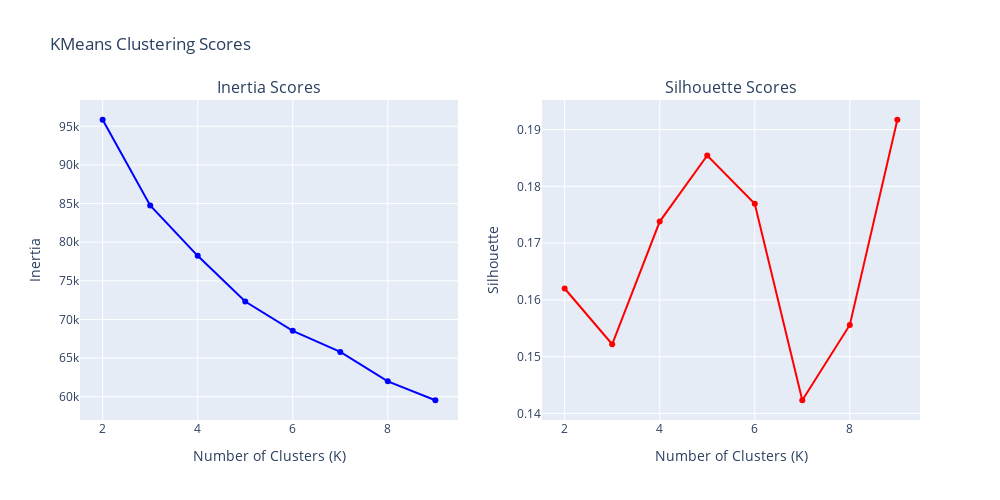

Notebook source saved alongside this figure:
### Code cell
scaled_df2_copy = scale_features(df2_copy)

# Define k_range
k_range = range(2, 10)

# Calculate KMeans scores using the scaled copy of the dataframe
inertias, silhouettes = calculate_kmeans_score(scaled_df2_copy, k_range)

# Plot the scores using Plotly
plot_kmeans_scores(k_range, inertias, silhouettes)

### Figure 1 — Plotly figure (JSON) as saved in the notebook; plotly's stock layout.template omitted (floating-point values rounded to 4 significant figures)
{"data": [{"line": {"color": "blue"}, "marker": {"color": "blue"}, "mode": "lines+markers", "name": "Inertia", "type": "scatter", "x": [2, 3, 4, 5, 6, 7, 8, 9], "xaxis": "x", "y": [95850.0, 84750.0, 78240.0, 72320.0, 68520.0, 65800.0, 61980.0, 59540.0], "yaxis": "y"}, {"line": {"color": "red"}, "marker": {"color": "red"}, "mode": "lines+markers", "name": "Silhouettes", "type": "scatter", "x": [2, 3, 4, 5, 6, 7, 8, 9], "xaxis": "x2", "y": [0.162, 0.1522, 0.1738, 0.1854, 0.1769, 0.1423, 0.1556, 0.1917], "yaxis": "y2"}], "layout": {"annotations": [{"font": {"size": 16}, "showarrow": false, "text": "Inertia Scores", "x": 0.225, "xanchor": "center", "xref": "paper", "y": 1, "yanchor": "bottom", "yref": "paper"}, {"font": {"size": 16}, "showarrow": false, "text": "Silhouette Scores", "x": 0.775, "xanchor": "center", "xref": "paper", "y": 1, "yanchor": "bottom", "yref": "paper"}], "height": 500, "showlegend": false, "title": {"text": "KMeans Clustering Scores"}, "width": 1000, "xaxis": {"anchor": "y", "domain": [0, 0.45], "title": {"text": "Number of Clusters (K)"}}, "xaxis2": {"anchor": "y2", "domain": [0.55, 1], "title": {"text": "Number of Clusters (K)"}}, "yaxis": {"anchor": "x", "domain": [0, 1], "title": {"text": "Inertia"}}, "yaxis2": {"anchor": "x2", "domain": [0, 1], "title": {"text": "Silhouette"}}}}
